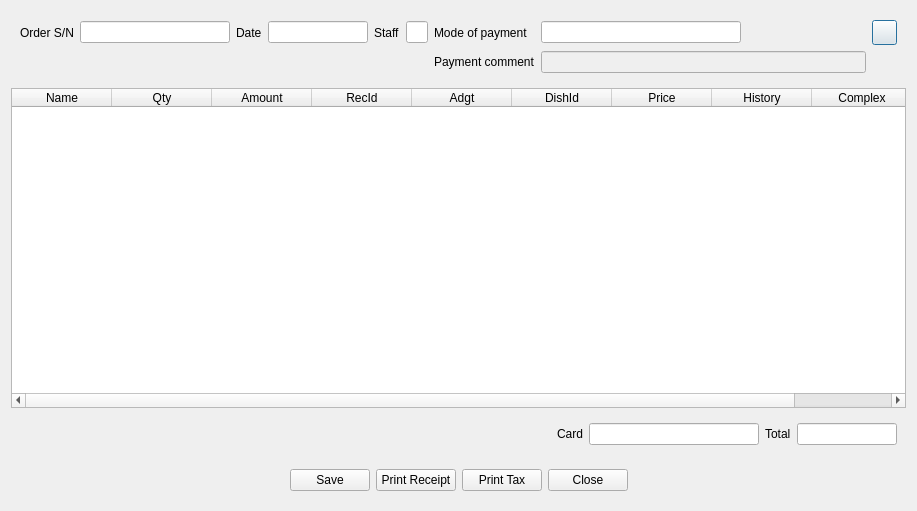
<?xml version="1.0" encoding="UTF-8"?>
<ui version="4.0">
 <class>DlgGPOSOrderInfo</class>
 <widget class="QDialog" name="DlgGPOSOrderInfo">
  <property name="geometry">
   <rect>
    <x>0</x>
    <y>0</y>
    <width>917</width>
    <height>511</height>
   </rect>
  </property>
  <property name="windowTitle">
   <string>Order</string>
  </property>
  <layout class="QVBoxLayout" name="verticalLayout">
   <item>
    <widget class="QWidget" name="widget_3" native="true">
     <layout class="QGridLayout" name="gridLayout">
      <item row="0" column="0">
       <widget class="QLabel" name="label_3">
        <property name="text">
         <string>Order S/N</string>
        </property>
       </widget>
      </item>
      <item row="0" column="1">
       <widget class="QLineEdit" name="leOrder">
        <property name="minimumSize">
         <size>
          <width>150</width>
          <height>0</height>
         </size>
        </property>
        <property name="maximumSize">
         <size>
          <width>150</width>
          <height>16777215</height>
         </size>
        </property>
        <property name="readOnly">
         <bool>true</bool>
        </property>
       </widget>
      </item>
      <item row="0" column="3">
       <widget class="EDateEdit" name="deDate">
        <property name="minimumSize">
         <size>
          <width>100</width>
          <height>0</height>
         </size>
        </property>
        <property name="maximumSize">
         <size>
          <width>100</width>
          <height>16777215</height>
         </size>
        </property>
        <property name="readOnly">
         <bool>true</bool>
        </property>
       </widget>
      </item>
      <item row="0" column="6">
       <widget class="QLabel" name="label_5">
        <property name="text">
         <string>Mode of payment</string>
        </property>
       </widget>
      </item>
      <item row="0" column="5">
       <widget class="QLineEdit" name="leStaff">
        <property name="readOnly">
         <bool>true</bool>
        </property>
       </widget>
      </item>
      <item row="0" column="4">
       <widget class="QLabel" name="label_4">
        <property name="text">
         <string>Staff</string>
        </property>
       </widget>
      </item>
      <item row="0" column="9">
       <widget class="QPushButton" name="btnTracking">
        <property name="minimumSize">
         <size>
          <width>25</width>
          <height>25</height>
         </size>
        </property>
        <property name="maximumSize">
         <size>
          <width>25</width>
          <height>25</height>
         </size>
        </property>
        <property name="text">
         <string/>
        </property>
        <property name="icon">
         <iconset resource="res.qrc">
          <normaloff>:/images/tracking.png</normaloff>:/images/tracking.png</iconset>
        </property>
       </widget>
      </item>
      <item row="0" column="2">
       <widget class="QLabel" name="label_2">
        <property name="text">
         <string>Date</string>
        </property>
       </widget>
      </item>
      <item row="0" column="7">
       <widget class="EQLineEdit" name="lePayment">
        <property name="minimumSize">
         <size>
          <width>200</width>
          <height>0</height>
         </size>
        </property>
       </widget>
      </item>
      <item row="0" column="8">
       <spacer name="horizontalSpacer_4">
        <property name="orientation">
         <enum>Qt::Horizontal</enum>
        </property>
        <property name="sizeHint" stdset="0">
         <size>
          <width>227</width>
          <height>20</height>
         </size>
        </property>
       </spacer>
      </item>
      <item row="1" column="6">
       <widget class="QLabel" name="lbComment">
        <property name="text">
         <string>Payment comment</string>
        </property>
       </widget>
      </item>
      <item row="1" column="7" colspan="2">
       <widget class="QLineEdit" name="lePaymentComment">
        <property name="enabled">
         <bool>false</bool>
        </property>
       </widget>
      </item>
     </layout>
    </widget>
   </item>
   <item>
    <widget class="EQTableWidget" name="tblData">
     <column>
      <property name="text">
       <string>Name</string>
      </property>
     </column>
     <column>
      <property name="text">
       <string>Qty</string>
      </property>
     </column>
     <column>
      <property name="text">
       <string>Amount</string>
      </property>
     </column>
     <column>
      <property name="text">
       <string>RecId</string>
      </property>
     </column>
     <column>
      <property name="text">
       <string>Adgt</string>
      </property>
     </column>
     <column>
      <property name="text">
       <string>DishId</string>
      </property>
     </column>
     <column>
      <property name="text">
       <string>Price</string>
      </property>
     </column>
     <column>
      <property name="text">
       <string>History</string>
      </property>
     </column>
     <column>
      <property name="text">
       <string>Complex</string>
      </property>
     </column>
    </widget>
   </item>
   <item>
    <widget class="QWidget" name="widget_2" native="true">
     <layout class="QHBoxLayout" name="horizontalLayout_2">
      <item>
       <spacer name="horizontalSpacer_3">
        <property name="orientation">
         <enum>Qt::Horizontal</enum>
        </property>
        <property name="sizeHint" stdset="0">
         <size>
          <width>537</width>
          <height>20</height>
         </size>
        </property>
       </spacer>
      </item>
      <item>
       <widget class="QLabel" name="label_6">
        <property name="text">
         <string>Card</string>
        </property>
       </widget>
      </item>
      <item>
       <widget class="EQLineEdit" name="leCardAmount"/>
      </item>
      <item>
       <widget class="QLabel" name="label">
        <property name="text">
         <string>Total</string>
        </property>
       </widget>
      </item>
      <item>
       <widget class="EQLineEdit" name="leTotal">
        <property name="minimumSize">
         <size>
          <width>100</width>
          <height>0</height>
         </size>
        </property>
        <property name="maximumSize">
         <size>
          <width>80</width>
          <height>16777215</height>
         </size>
        </property>
        <property name="readOnly">
         <bool>true</bool>
        </property>
       </widget>
      </item>
     </layout>
    </widget>
   </item>
   <item>
    <widget class="QWidget" name="widget" native="true">
     <layout class="QHBoxLayout" name="horizontalLayout">
      <item>
       <spacer name="horizontalSpacer">
        <property name="orientation">
         <enum>Qt::Horizontal</enum>
        </property>
        <property name="sizeHint" stdset="0">
         <size>
          <width>282</width>
          <height>20</height>
         </size>
        </property>
       </spacer>
      </item>
      <item>
       <widget class="QPushButton" name="btnSave">
        <property name="text">
         <string>Save</string>
        </property>
       </widget>
      </item>
      <item>
       <widget class="QPushButton" name="btnPrint">
        <property name="text">
         <string>Print Receipt</string>
        </property>
       </widget>
      </item>
      <item>
       <widget class="QPushButton" name="btnPrintTax">
        <property name="text">
         <string>Print Tax</string>
        </property>
       </widget>
      </item>
      <item>
       <widget class="QPushButton" name="btnOk">
        <property name="text">
         <string>Close</string>
        </property>
       </widget>
      </item>
      <item>
       <spacer name="horizontalSpacer_2">
        <property name="orientation">
         <enum>Qt::Horizontal</enum>
        </property>
        <property name="sizeHint" stdset="0">
         <size>
          <width>281</width>
          <height>20</height>
         </size>
        </property>
       </spacer>
      </item>
     </layout>
    </widget>
   </item>
  </layout>
 </widget>
 <customwidgets>
  <customwidget>
   <class>EQLineEdit</class>
   <extends>QLineEdit</extends>
   <header location="global">eqlineedit.h</header>
   <slots>
    <signal>customButtonClicked(bool)</signal>
   </slots>
  </customwidget>
  <customwidget>
   <class>EDateEdit</class>
   <extends>QLineEdit</extends>
   <header location="global">edateedit.h</header>
  </customwidget>
  <customwidget>
   <class>EQTableWidget</class>
   <extends>QTableWidget</extends>
   <header location="global">eqtablewidget.h</header>
  </customwidget>
 </customwidgets>
 <resources>
  <include location="res.qrc"/>
 </resources>
 <connections/>
</ui>
